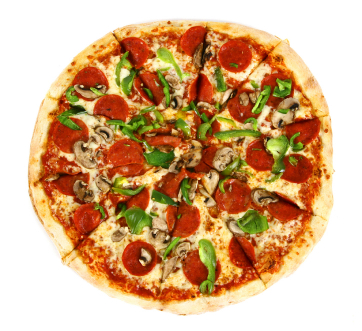
#> input picture images/pizza.jpg, 362 x 331 px
$ python super_pixel_algo.py
#> lines starting #> are read from the running program, lines starting #| are printed output that depends on the picture
from skimage.segmentation import slic
from skimage.segmentation import mark_boundaries
from skimage.util import img_as_uint
import matplotlib.pyplot as plt
import numpy as np
np.set_printoptions(threshold=np.nan)
import argparse
import cv2, glob, os, codecs, json


# construct the argument parser and parse the arguments
# ap = argparse.ArgumentParser()
# ap.add_argument('-i', '--image', required = True, help = 'Path to image')
# args = vars(ap.parse_args())

IMAGES_DIR = 'images/*jpg'
SEGMENT_COLOR = 255

for img in glob.glob(IMAGES_DIR):
    img_name, _ = os.path.splitext(img)
    # load the image and apply SLIC and extract (approximately) the supplied number of segments
    # image = cv2.imread(args['image'])
    image = cv2.imread(img)
#> image is the input picture: shape (331, 362, 3); mean B, G, R 136.6, 175.4, 213.8
    height, width, channels = image.shape
#> height = 331; width = 362; channels = 3
    segments = slic(img_as_uint(image), n_segments = 200,  sigma= 2)
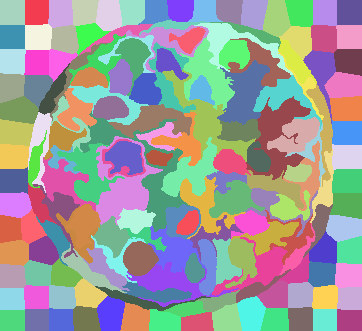
#> segments: shape (331, 362) int64; 167 distinct labels, from 1 to 167; one colour per label, 0 black

    # [7 lines of commented-out code are left out]

    annotated_img = mark_boundaries(image, segments, color=(255, 255, 255)) * 255
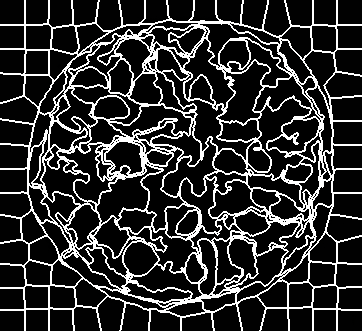
#> annotated_img: shape (331, 362, 3) float64; mean B, G, R 12514.8, 12544.1, 12572.8; drawn with min black and max white
    cv2.imwrite('{}_annotated.jpg'.format(img_name), annotated_img)
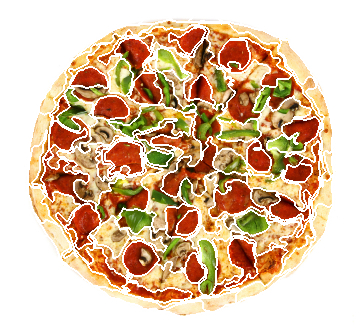
#> saved as pizza_annotated.jpg: shape (331, 362, 3); mean B, G, R 164.3, 193.5, 222.3
    annotated_img[np.where((annotated_img <= 255).all(axis=2))] = 0
#> annotated_img: shape (331, 362, 3) float64; values 0 (black) and 65025 (white), 19.1% white in thin lines or dots
    cv2.imwrite('{}_annotated_boundry.png'.format(img_name), annotated_img)

    # remove black background
    src = cv2.imread('{}_annotated_boundry.png'.format(img_name), 1)
    tmp = cv2.cvtColor(src, cv2.COLOR_BGR2GRAY)
#> tmp: shape (331, 362); 19.1% white in thin lines or dots
    _, alpha = cv2.threshold(tmp, 0, 255, cv2.THRESH_BINARY)
    b, g, r = cv2.split(src)
    rgba = [b, g, r, alpha]
    dst = cv2.merge(rgba, 4)
    cv2.imwrite('{}_annotated_boundry.png'.format(img_name), dst)

    img_dic = {}
    # loop over the unique segment values
    for (i, segVal) in enumerate(np.unique(annotated_img)):
        # construct a mask for the segment
        # print 'segment {} value:\n{}'.format(i, annotated_img)
        img_dic['segment_{}'.format(i)] = annotated_img.tolist()
#> this loop made 2 passes
#> segVal on passes 1 to 2: 0, 65025
#> after the loop, img_dic = 2 items
        # [11 lines of commented-out code are left out]

    with open('{}_RGB.json'.format(img_name), 'w') as fp:
        json.dump(img_dic, fp)
    # print img_dic
